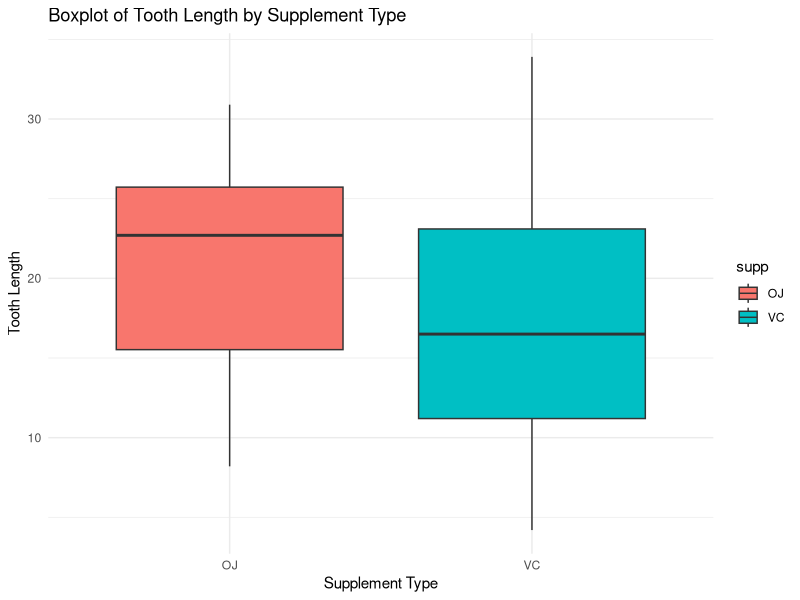
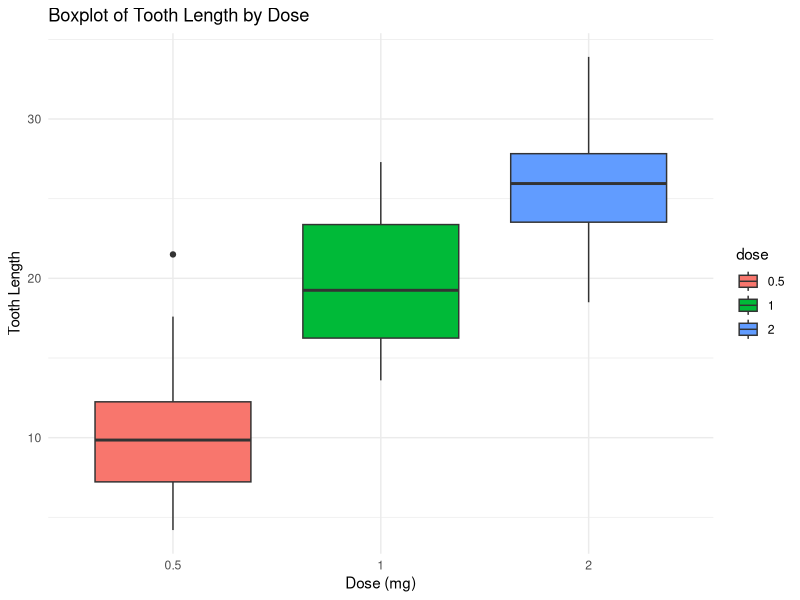
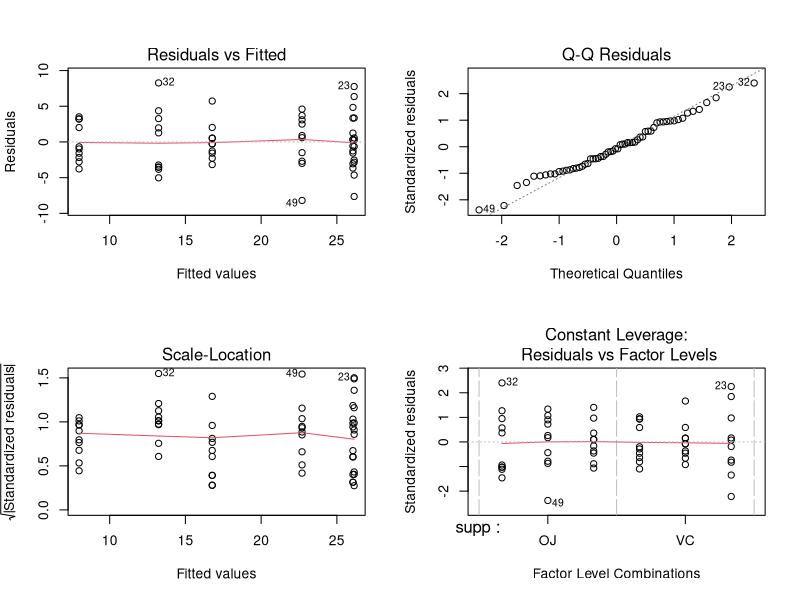

These figures' R source, in order:
## ---- chunk 1
knitr::opts_chunk$set(echo = TRUE)
# Load necessary packages
library(ggplot2)
library(dplyr)
library(car)

# Load the ToothGrowth dataset
data("ToothGrowth")
str(ToothGrowth)
## ---- chunk 2
# Boxplot for supp
ggplot(ToothGrowth, aes(x = supp, y = len, fill = supp)) +
  geom_boxplot() +
  labs(title = "Boxplot of Tooth Length by Supplement Type", x = "Supplement Type", y = "Tooth Length") +
  theme_minimal()
## ---- chunk 3
# Convert dose to factor for boxplot
ToothGrowth$dose <- as.factor(ToothGrowth$dose)

# Boxplot for dose
ggplot(ToothGrowth, aes(x = dose, y = len, fill = dose)) +
  geom_boxplot() +
  labs(title = "Boxplot of Tooth Length by Dose", x = "Dose (mg)", y = "Tooth Length") +
  theme_minimal()
## ---- chunk 4
# Fit additive ANOVA model
additive_model <- aov(len ~ supp + dose, data = ToothGrowth)

# Summary of the ANOVA
summary(additive_model)
## ---- chunk 5
# Fit the interaction model
interaction_model <- aov(len ~ supp * dose, data = ToothGrowth)

# Summary of the interaction model
summary(interaction_model)

# Numerator degrees of freedom and P-value for interaction
anova(additive_model, interaction_model)
## ---- chunk 6
par(mfrow = c(2, 2))
plot(interaction_model)
## ---- chunk 7
# Cook's Distance
cooks_distance <- cooks.distance(interaction_model)

# find influential points
threshold <- 4 / nrow(ToothGrowth)
influential_points <- which(cooks_distance > threshold)

influential_points
## ---- chunk 8
# Fit model treating dose as numerical
numerical_model <- aov(len ~ supp * as.numeric(as.character(dose)), data = ToothGrowth)

# Compare models using F-test
anova(interaction_model, numerical_model)
